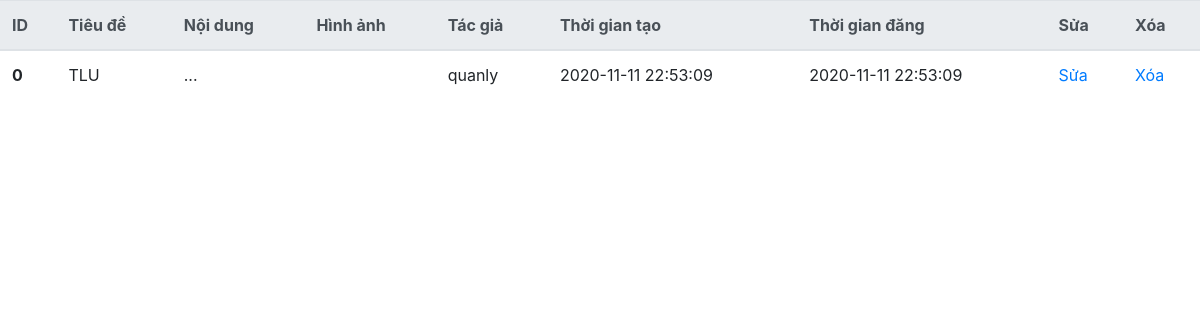
Screenshot of /admin/info_posts.php with the database file from the repository.
### tables this page shows
CREATE TABLE `baiviet` (
  `ID` int(11) NOT NULL,
  `TIEUDE` varchar(255) NOT NULL,
  `NOIDUNG` mediumtext NOT NULL,
  `HINHANH` text NOT NULL,
  `TACGIA` varchar(100) NOT NULL,
  `THOIGIANTAO` datetime NOT NULL,
  `THOIGIANDANG` datetime NOT NULL
);

### admin/info_posts.php (the view, shortened to what this page needs)
<?php require_once("../includes/config.php");?>
<?php
	$sql = "SELECT * FROM baiviet";
	$query = mysqli_query($conn,$sql);
?>
<!DOCTYPE html>
	<html>
		<head>
			<link rel="stylesheet" href="https://stackpath.bootstrapcdn.com/bootstrap/4.4.1/css/bootstrap.min.css">
		</head>
		<body>
	        <table class="table">
			  <thead class="thead-light">
			    <tr>
			      <th scope="col">ID </th>
			      <th scope="col">Tiêu đề</th>
			      <th scope="col">Nội dung</th>
			      <th scope="col">Hình ảnh</th>
			      <th scope="col">Tác giả</th>
			      <th scope="col">Thời gian tạo</th>
			      <th scope="col">Thời gian đăng</th>
			      <th scope="col">Sửa</th>
			      <th scope="col">Xóa</th>
			    </tr>
			  </thead>
			  <tbody>
			  	<?php
		            while ( $data = mysqli_fetch_array($query)) {
				       $ID = $data['ID'];
	            ?>
			    <tr>
			      <th scope="row"><?php echo $data['ID']; ?></th>
			      <td><?php echo $data['TIEUDE']; ?></td>
			      <td><?php echo $data['NOIDUNG']; ?></td>
			      <td><img src="<?php echo 'http://localhost:8080/k60ht/BTL/style/images/'.$data['HINHANH']?>" width="100%" alt=""></td>
			      <td><?php echo $data['TACGIA']; ?></td>
			      <td><?php echo $data['THOIGIANTAO']; ?></td>
			      <td><?php echo $data['THOIGIANDANG']; ?></td>
			      <td><a href="edit_posts.php?id=<?php echo $ID;?>">Sửa</a></td>
			      <td><a href="info_posts.php?id_delete=<?php echo $ID;?>">Xóa</a></td>
			    </tr>
			    <?php } ?>
			  </tbody>
			</table>
	    </body>
	</html>

### rows the page displays
baiviet: ID "0", TIEUDE "TLU", NOIDUNG "...", TACGIA "quanly", THOIGIANTAO "2020-11-11 22:53:09", THOIGIANDANG "2020-11-11 22:53:09"
